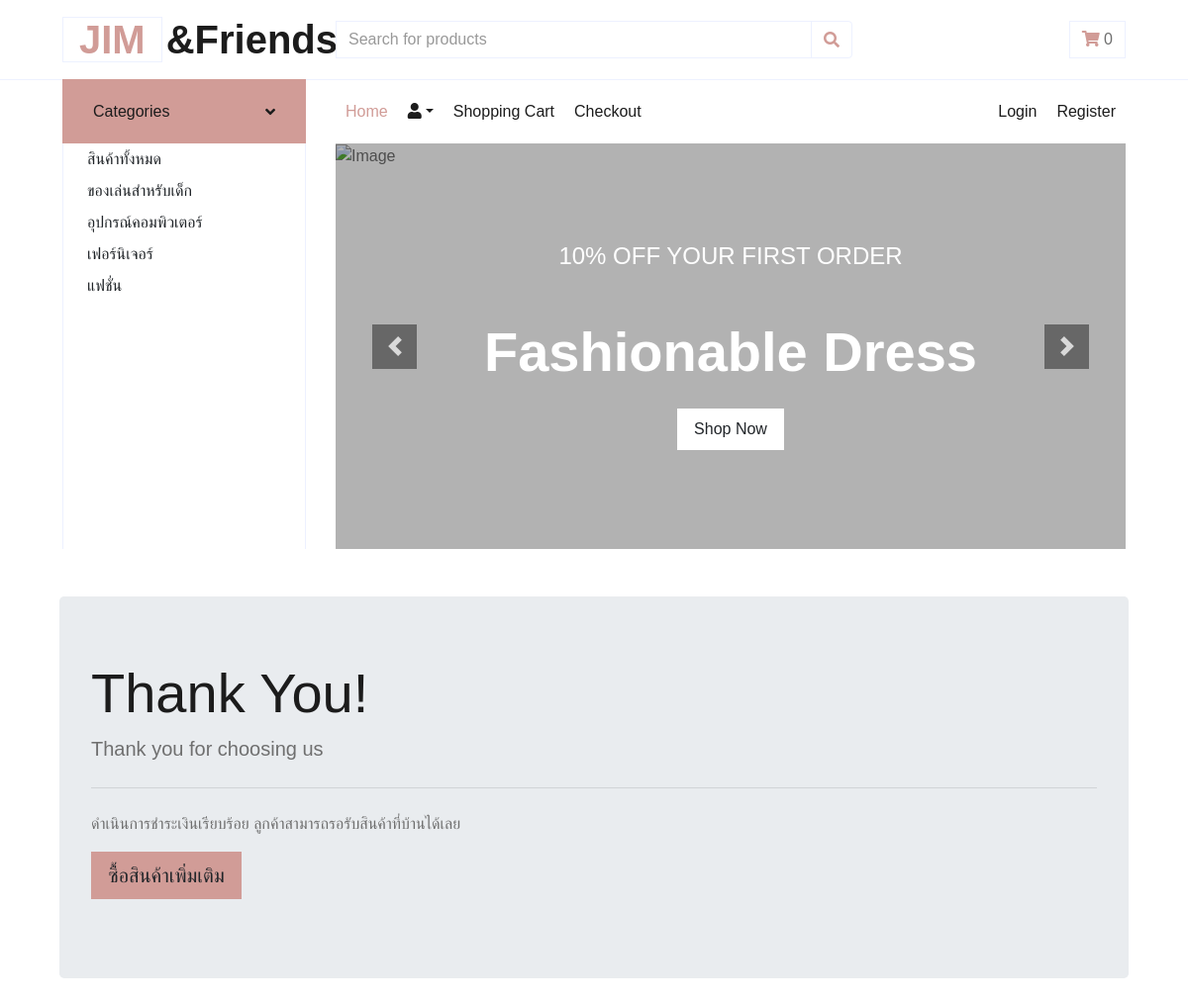
The page /cart/thankyou on the database its author committed.
### store/models.py (models this page shows, shortened)
class Category(models.Model):
    name=models.CharField(max_length=250,unique=True)
    slug=models.SlugField(max_length=250,unique=True)
    class Meta :
        ordering=('name',)
        verbose_name='หมวดหมู่สินค้า'
        verbose_name_plural="ข้อมูลประเภทสินค้า"
    def get_url(self):
        return reverse('product_by_category', args=[self.slug])

### store/views.py (the view)
# urls.py: path('cart/thankyou',views.thankyou,name='thankyou'),
def thankyou(request):
    return render(request,'thankyou.html')

### store/context_processors.py (called while the page is built)
def menu_links(request):
    links=Category.objects.all()
    return dict(links=links)

def counter(request):
    item_count=0
    if 'admin' in request.path:
        return {}
    else:
        try:
            cart=Cart.objects.filter(cart_id=_cart_id(request))
            cart_Item=CartItem.objects.all().filter(cart=cart[:1])
            for item in cart_Item:
                item_count+=item.quantity
        except Cart.DoesNotExist:
            item_count=0
    return dict(item_count=item_count)

### store/views.py (called while the page is built)
def _cart_id(request):
    cart=request.session.session_key
    if not cart:
        cart=request.session.create()
    return cart

### store/templates/thankyou.html
{% extends 'layouts.html' %}
{% load static %}
{% block content%}
<div class="container">
    <div class="jumbotron my-4">
        <h1 class="display-4">Thank You!</h1>
        <p class="lead"> Thank you for choosing us</p>
        <hr class="my-4">
        <p>ดำเนินการชำระเงินเรียบร้อย ลูกค้าสามารถรอรับสินค้าที่บ้านได้เลย</p>
        <p class="lead">
          <a class="btn btn-primary btn-lg" href="{% url 'Home' %}" role="button">ซื้อสินค้าเพิ่มเติม</a>
        </p>
      </div>
</div>
{% endblock %}

### store/templates/layouts.html (shortened to what this page needs)
{% load static %}
<!DOCTYPE html>
<html lang="en">
<head>
    <link rel="stylesheet" href="https://stackpath.bootstrapcdn.com/bootstrap/4.4.1/css/bootstrap.min.css">
    <link rel="stylesheet" href="https://use.fontawesome.com/releases/v5.8.1/css/all.css">
    <div class="container-fluid">
      <div class="row align-items-center py-3 px-xl-5">
        <div class="col-lg-3 d-none d-lg-block">
            <a href="" class="text-decoration-none">
                <h1 class="m-0 display-5 font-weight-semi-bold"><span class="text-primary font-weight-bold border px-3 mr-1">JIM</span>&Friends</h1>
            </a>
        </div>
        <div class="col-lg-6 col-6 text-left">
            <form action="{%url 'search'%}", method="GET">
                <div class="input-group">
                    <input type="text" name="title" class="form-control" placeholder="Search for products">
                    <div class="input-group-append">
                        <button class="input-group-text bg-transparent text-primary">
                            <i class="fa fa-search"></i>
                        </button>
                    </div>
                </div>
            </form>
        </div>
        <div class="col-lg-3 col-6 text-right">
            <a href="{%url 'cartdetail'%}" class="btn border">
                <i class="fas fa-shopping-cart text-primary"></i>
                {% if item_count > 0%}
                  {{item_count}}
                {% else %}
                  0
                {% endif %}
            </a>
        </div>
    </div>
  </div>
    <div class="container-fluid mb-5">
      <div class="row border-top px-xl-5">
          <div class="col-lg-3 d-none d-lg-block">
              <a class="btn shadow-none d-flex align-items-center justify-content-between bg-primary text-white w-100" data-toggle="collapse" href="#navbar-vertical" style="height: 65px; margin-top: -1px; padding: 0 30px;">
                  <h6 class="m-0">Categories</h6>
                  <i class="fa fa-angle-down text-dark"></i>
              </a>
              <nav class="collapse show navbar navbar-vertical navbar-light align-items-start p-0 border border-top-0 border-bottom-0" id="navbar-vertical">
                  <div class="navbar-nav w-100 overflow-hidden" style="height: 410px">
                      <div class="nav-item dropdown">
                        <a class="dropdown-item" href="{%url 'Home'%}">สินค้าทั้งหมด</a>
                        {% for category in links%}
                        <a class="dropdown-item" href="{{category.get_url}}">{{category.name}}</a>
                        {% endfor%}
                      </div>
                  </div>
              </nav>
          </div>
          <div class="col-lg-9">
              <nav class="navbar navbar-expand-lg bg-light navbar-light py-3 py-lg-0 px-0">
                  <div class="collapse navbar-collapse justify-content-between" id="navbarCollapse">
                      <div class="navbar-nav mr-auto py-0">
                          <a href="{% url 'Home'%}" class="nav-item nav-link active">Home</a>
                          <div class="nav-item dropdown">
                            <a  class="nav-item nav-link dropdown-toggle" data-toggle="dropdown" aria-expanded="false">{{request.user.username}} <i class="fas fa-user circle"></i></a>
                        </div>
                          <a href="{%url 'cartdetail'%}" class="nav-item nav-link">Shopping Cart</a>
                          <a href="{% url 'checkout'%}" class="nav-item nav-link">Checkout</a>
                      </div>
                      <div class="navbar-nav ml-auto py-0">
                        {% if request.user.is_authenticated and request.user.first_name %}
                        <a href="{% url 'signOut'%}" class="nav-item nav-link">Logout</a>
                        {% else%}
                        <a href="{% url 'signIn'%}" class="nav-item nav-link">Login</a>
                        <a href="{% url 'signUp'%}" class="nav-item nav-link">Register</a>
                        {%endif%}
                      </div>
                  </div>
              </nav>
              <div id="header-carousel" class="carousel slide" data-ride="carousel">
                <div class="carousel-inner">
                    <div class="carousel-item active" style="height: 410px;">
                        <img class="img-fluid" src="https://ภาพวิว.com/wp-content/uploads/2020/02/JANM-3.jpg" alt="Image">
                        <div class="carousel-caption d-flex flex-column align-items-center justify-content-center">
                            <div class="p-3" style="max-width: 700px;">
                                <h4 class="text-light text-uppercase font-weight-medium mb-3">10% Off Your First Order</h4>
                                <h3 class="display-4 text-white font-weight-semi-bold mb-4">Fashionable Dress</h3>
                                <a href="" class="btn btn-light py-2 px-3">Shop Now</a>
                            </div>
                        </div>
                    </div>
                </div>
                <a class="carousel-control-prev" href="#header-carousel" data-slide="prev">
                    <div class="btn btn-dark" style="width: 45px; height: 45px;">
                        <span class="carousel-control-prev-icon mb-n2"></span>
                    </div>
                </a>
                <a class="carousel-control-next" href="#header-carousel" data-slide="next">
                    <div class="btn btn-dark" style="width: 45px; height: 45px;">
                        <span class="carousel-control-next-icon mb-n2"></span>
                    </div>
                </a>
            </div>
          </div>
      </div>
    </div>
</head>
<body>
     <div class="container">
        {% block content%}
        {% endblock%}
     </div>
</body>
</html>

### rows shown on the page
Category: name "ของเล่นสำหรับเด็ก"
Category: name "อุปกรณ์คอมพิวเตอร์"
Category: name "เฟอร์นิเจอร์"
Category: name "แฟชั่น"
